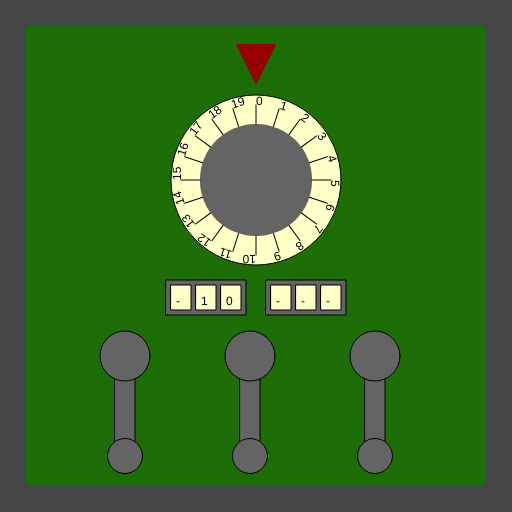
Frame 1 (no input)
Frame 60 (no input): identical to frame 1, image omitted
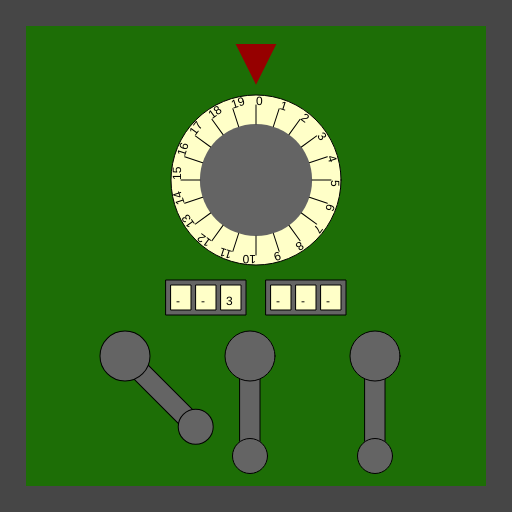
Frame 120 (the mouse pressed at the canvas centre since frame 60)

The p5.js sketch that drew these frames (run headless with seeded random() and noise() and a simulated clock; from frame 60 on, the mouse is pressed at the canvas centre):

// p5.js sketch
// ── sketch.js
/*

Officer: 5560319
CaseNum: 303-3-57628754-5560319

Case 303 - The Case of the Crooked Attorney
Stage 4 - The Courthouse

Torvalds has his final safe in his courthouse chambers. Luckily there is a court case proceeding.
You can sneak into his chambers whilst he makes his closing statement.

Crack the safe by doing the following:

	Whilst the mouse is being dragged:
	- Use the 'map' function to scale mouseX to values ranging from 1 to 8.
	- Assign the output to ClassifiedStorageKey0

	Whilst the mouse is moving:
	- Use the 'random' function to produce random values ranging from 1 to 14.
	- Assign the output to ClassifiedStorageKey1

	When any key is pressed:
	- Make ClassifiedStorageKey2 equal to the value of 'key'

	When the mouse button is pressed:
	- Use the 'map' function to scale mouseX to values ranging from 17 to 73.
	- Assign the output to ClassifiedStorageKey3

	When the mouse button is released:
	- Use the 'map' function to scale mouseY to values ranging from 14 to 72.
	- Assign the output to ClassifiedStorageKey4

	When the mouse button is pressed:
	- Use the 'map' function to scale mouseX to values ranging from 17 to 73.
	- Assign the output to ClassifiedStorageKey5



This time you'll need to create the relevant event handlers yourself.

There are many possible ways of investigating this case, but you
should use ONLY the following commands:

	- The assignment operator aka. the equals sign !
	- mouseX, mouseY
	- key, keyCode
	- random
	- map

*/

//declare the variables

var ClassifiedStorageKey0;
var ClassifiedStorageKey1;
var ClassifiedStorageKey2;
var ClassifiedStorageKey3;
var ClassifiedStorageKey4;
var ClassifiedStorageKey5;


function preload()
{
	//IMAGES WILL BE LOADED HERE

}

function setup()
{
	createCanvas(512,512);

	//initialise the variables
	ClassifiedStorageKey0 = 0;
	ClassifiedStorageKey1 = "";
	ClassifiedStorageKey2 = "";
	ClassifiedStorageKey3 = 0;
	ClassifiedStorageKey4 = 0;
	ClassifiedStorageKey5 = 0;

}

///////////////////EVENT HANDLERS///////////////////

//Create event handlers here to open the safe ...

// Whilst the mouse is being dragged
function mouseDragged() {
  // Use the 'map' function to scale mouseX to values ranging from 1 to 8.
  // Assign the output to ClassifiedStorageKey0
  ClassifiedStorageKey0 = map(mouseX, 0, width, 1, 8);
}

// Whilst the mouse is moving
function mouseMoved() {
  // Use the 'random' function to produce random values ranging from 1 to 14.
  // Assign the output to ClassifiedStorageKey1
  ClassifiedStorageKey1 = random(1, 14);
}

// When any key is pressed
function keyPressed() {
  // Make ClassifiedStorageKey2 equal to the value of 'key'
  ClassifiedStorageKey2 = key;
}

// When the mouse button is pressed
function mousePressed() {
  // Use the 'map' function to scale mouseX to values ranging from 17 to 73.
  // Assign the output to ClassifiedStorageKey3
  ClassifiedStorageKey3 = map(mouseX, 0, width, 17, 73);
}

// When the mouse button is released
function mouseReleased() {
  // Use the 'map' function to scale mouseY to values ranging from 14 to 72.
  // Assign the output to ClassifiedStorageKey4
  ClassifiedStorageKey4 = map(mouseY, 0, height, 14, 72);
}



///////////////DO NOT CHANGE CODE BELOW THIS POINT///////////////////

function draw()
{

	//Draw the safe door
	background(70);
	noStroke();
	fill(29,110,6);
	rect(26,26,width-52,width-52);

	//Draw the combination dial
	push();
	translate(256,180);
	drawDial(170,ClassifiedStorageKey0,20);
	pop();

	//Draw the spinners
	push();
	translate(206,280);
	drawSpinner(3, ClassifiedStorageKey1);
	pop();

	push();
	translate(306,280);
	drawSpinner(3, ClassifiedStorageKey2);
	pop();

	//Draw the levers
	push();
	translate(125,356);
	drawLever(ClassifiedStorageKey3);
	pop();

	push();
	translate(250,356);
	drawLever(ClassifiedStorageKey4);
	pop();

	push();
	translate(375,356);
	drawLever(ClassifiedStorageKey5);
	pop();

}

function drawDial(diameter,num,maxNum)
{
	//the combination lock

	var r = diameter * 0.5;
	var p = r * 0.6;

	stroke(0);
	fill(255,255,200);
	ellipse(0,0,diameter,diameter);
	fill(100);
	noStroke();
	ellipse(0,0,diameter*0.66,diameter*0.66);
	fill(150,0,0);
	triangle(
		-p * 0.4,-r-p,
		p * 0.4,-r-p,
		0,-r-p/5
	);

	noStroke();

	push();
	var inc = 360/maxNum;

	rotate(radians(-num * inc));
	for(var i = 0; i < maxNum; i++)
	{
		push();
		rotate(radians(i * inc));
		stroke(0);
		line(0,-r*0.66,0,-(r-10));
		noStroke();
		fill(0);
		text(i,0,-(r-10));
		pop();
	}

	pop();
}

function drawLever(rot)
{
	push();
	rotate(radians(-rot))
	stroke(0);
	fill(100);
	rect(-10,0,20,100);
	ellipse(0,0,50,50);
	ellipse(0,100,35,35);
	pop();
}

function drawSpinner(numSpinners, val)
{
	var sw = 20;
	var ow = (sw + 5) * numSpinners + 5;
	stroke(0);
	fill(100);
	rect(-ow/2,0,ow,35);
	if(typeof(val) == "number")
	{
		val = floor(val).toString(); //convert to string
	}
	var d = numSpinners - val.length;

	for(var d = numSpinners - val.length; d > 0; d--)
	{
		val = "-" + val;
	}

	for(var i = 0; i < numSpinners; i++)
	{
		stroke(0);
		fill(255,255,200);
		rect(-ow/2 + i * (sw + 5) + 5,5,20,25);
		fill(0);
		noStroke();
		text(val[i],-ow/2 + sw/2 + i * (sw +5),25);
	}

}
